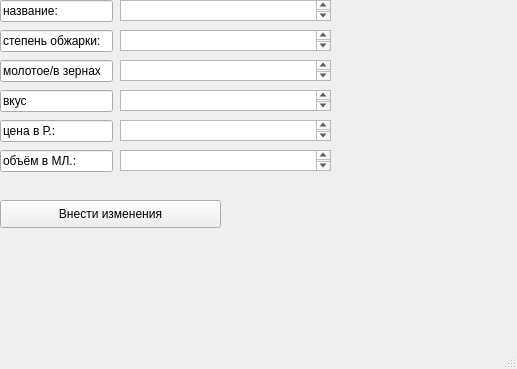
<?xml version="1.0" encoding="UTF-8"?>
<ui version="4.0">
 <class>MainWindow</class>
 <widget class="QMainWindow" name="MainWindow">
  <property name="geometry">
   <rect>
    <x>0</x>
    <y>0</y>
    <width>517</width>
    <height>369</height>
   </rect>
  </property>
  <property name="windowTitle">
   <string>MainWindow</string>
  </property>
  <widget class="QWidget" name="centralwidget">
   <widget class="QLineEdit" name="lineEdit">
    <property name="geometry">
     <rect>
      <x>0</x>
      <y>0</y>
      <width>113</width>
      <height>22</height>
     </rect>
    </property>
    <property name="text">
     <string>название:</string>
    </property>
   </widget>
   <widget class="QLineEdit" name="lineEdit_2">
    <property name="geometry">
     <rect>
      <x>0</x>
      <y>30</y>
      <width>113</width>
      <height>22</height>
     </rect>
    </property>
    <property name="text">
     <string>степень обжарки:</string>
    </property>
   </widget>
   <widget class="QLineEdit" name="lineEdit_3">
    <property name="geometry">
     <rect>
      <x>0</x>
      <y>120</y>
      <width>113</width>
      <height>22</height>
     </rect>
    </property>
    <property name="text">
     <string>цена в Р.:</string>
    </property>
   </widget>
   <widget class="QLineEdit" name="lineEdit_4">
    <property name="geometry">
     <rect>
      <x>0</x>
      <y>150</y>
      <width>113</width>
      <height>22</height>
     </rect>
    </property>
    <property name="text">
     <string>объём в МЛ.:</string>
    </property>
   </widget>
   <widget class="QPlainTextEdit" name="name">
    <property name="geometry">
     <rect>
      <x>120</x>
      <y>0</y>
      <width>211</width>
      <height>21</height>
     </rect>
    </property>
   </widget>
   <widget class="QPlainTextEdit" name="amount_of_roasting">
    <property name="geometry">
     <rect>
      <x>120</x>
      <y>30</y>
      <width>211</width>
      <height>21</height>
     </rect>
    </property>
   </widget>
   <widget class="QPlainTextEdit" name="value">
    <property name="geometry">
     <rect>
      <x>120</x>
      <y>120</y>
      <width>211</width>
      <height>21</height>
     </rect>
    </property>
   </widget>
   <widget class="QPlainTextEdit" name="amount_of_ml">
    <property name="geometry">
     <rect>
      <x>120</x>
      <y>150</y>
      <width>211</width>
      <height>21</height>
     </rect>
    </property>
   </widget>
   <widget class="QPushButton" name="confirmation">
    <property name="geometry">
     <rect>
      <x>0</x>
      <y>200</y>
      <width>221</width>
      <height>28</height>
     </rect>
    </property>
    <property name="text">
     <string>Внести изменения</string>
    </property>
   </widget>
   <widget class="QLineEdit" name="lineEdit_5">
    <property name="geometry">
     <rect>
      <x>0</x>
      <y>60</y>
      <width>113</width>
      <height>22</height>
     </rect>
    </property>
    <property name="text">
     <string>молотое/в зернах</string>
    </property>
   </widget>
   <widget class="QLineEdit" name="lineEdit_6">
    <property name="geometry">
     <rect>
      <x>0</x>
      <y>90</y>
      <width>113</width>
      <height>22</height>
     </rect>
    </property>
    <property name="text">
     <string>вкус</string>
    </property>
   </widget>
   <widget class="QPlainTextEdit" name="way">
    <property name="geometry">
     <rect>
      <x>120</x>
      <y>60</y>
      <width>211</width>
      <height>21</height>
     </rect>
    </property>
   </widget>
   <widget class="QPlainTextEdit" name="taste">
    <property name="geometry">
     <rect>
      <x>120</x>
      <y>90</y>
      <width>211</width>
      <height>21</height>
     </rect>
    </property>
   </widget>
  </widget>
  <widget class="QMenuBar" name="menubar">
   <property name="geometry">
    <rect>
     <x>0</x>
     <y>0</y>
     <width>517</width>
     <height>26</height>
    </rect>
   </property>
  </widget>
  <widget class="QStatusBar" name="statusbar"/>
 </widget>
 <resources/>
 <connections/>
</ui>
